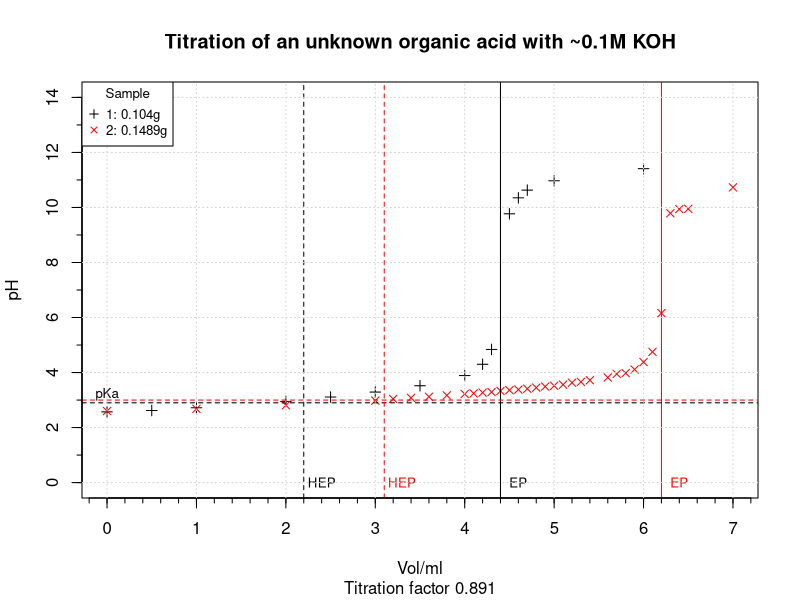

Write R code to recreate this figure.
rm(list=ls()) 


library(data.table)
#File format is:
# V_1;pH_1;V0_1;m_1;V_2;pH_2;V0_2;m_2

data = read.csv("Data/2.4.4.csv",sep=";")

#We adjust the molarity of KOH to match the volume it would have had if it was 0.1 molar
KOH_factor = 0.891 


#TODO: correct for mass difference
Vol_1 = data$V_1 - data$V0_1[1]
Vol_2 = data$V_2- data$V0_2[1]
Vol_1 = Vol_1#*KOH_factor
Vol_2 = Vol_2#*KOH_factor
Vol_1
Vol_2

plot(Vol_1,data$pH_1, xlab = "Vol/ml", ylab = "pH", pch=3, ylim = c(0,14), xlim = c(0,max(c(Vol_1,Vol_2),na.rm = 1)), main = "Titration of an unknown organic acid with ~0.1M KOH", sub = "Titration factor 0.891")
points(Vol_2 ,data$pH_2, pch = 4,col = "red")

jmp_1 = 4.4
jmp_2 = 6.2

abline(v = jmp_1)
text(jmp_1 + 0.2,0,"EP",cex =.8)
abline(v = jmp_2,col = "red")
text(jmp_2+0.2,0,"EP",col = "red",cex =.8)

abline(v = jmp_1/2, h = 2.9, lty = 2)
text(jmp_1/2+0.2,0,"HEP",cex =.8)

abline(v = jmp_2/2, h = 3,col = "red", lty = 2)
text(jmp_2/2+0.2,0,"HEP",col = "red",cex =.8)

text(0, 3+.2,"pKa",cex =.8)


library(Hmisc)
minor.tick(nx=5, ny=2, tick.ratio=.5)
grid()

legend("topleft",legend = c("1: 0.104g", "2: 0.1489g"), title = "Sample", pch=3:4, col = c("black", "red"),cex = 0.8)


 print(data$m_1[1]/(jmp_1*KOH_factor*0.1)*1000)
 print(data$m_2[1]/(jmp_2*KOH_factor*0.1)*1000)
